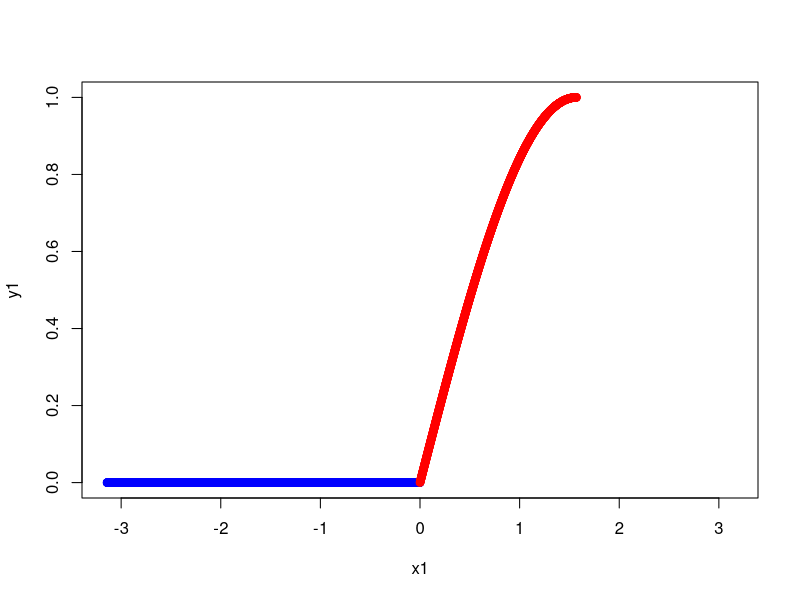
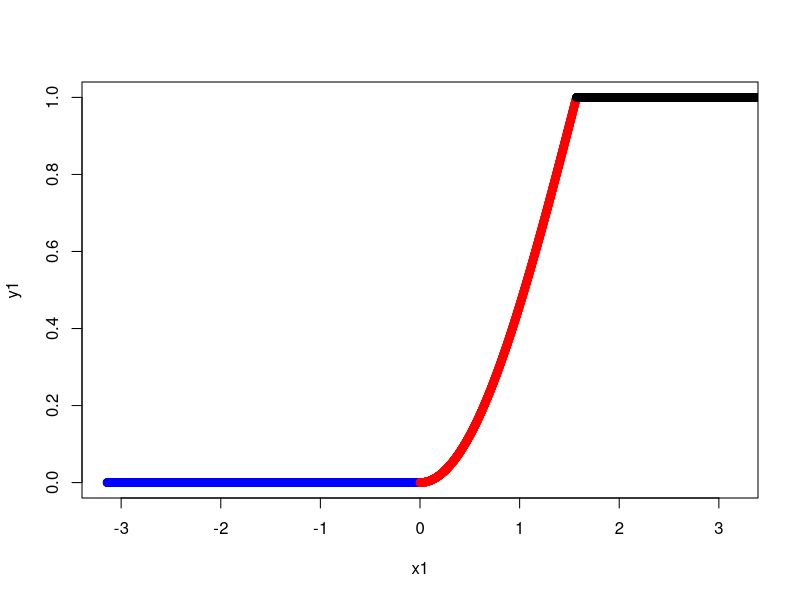
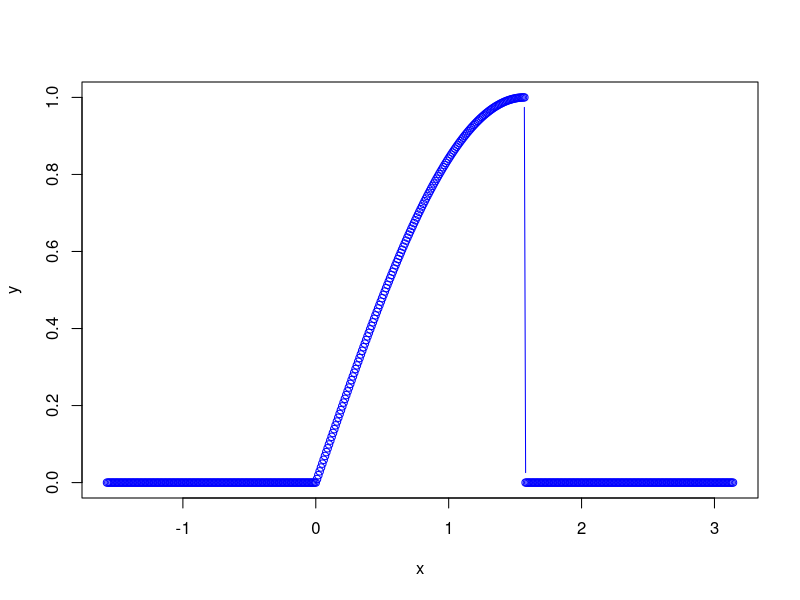
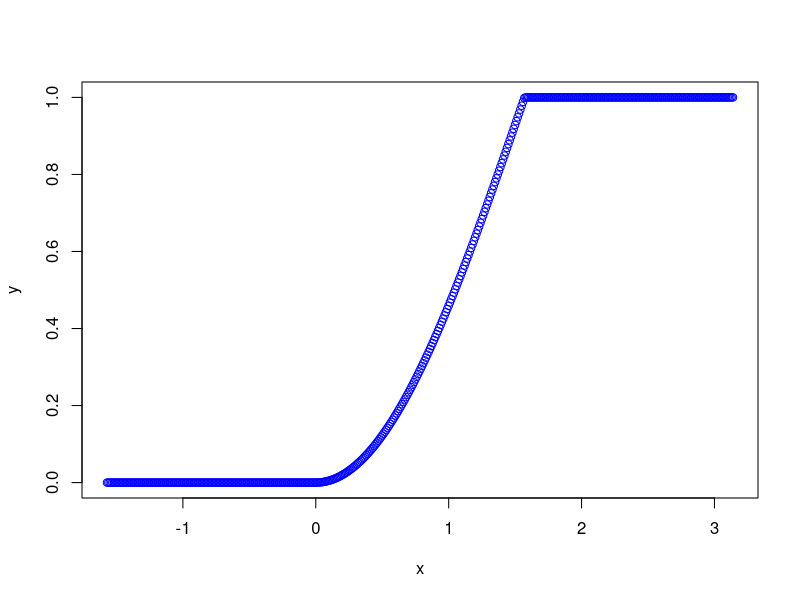

Here is the R script that generated these plots, in order: (Note: this script raises an error after producing the figures.)
## ---- chunk 1
#  fonction de répartition de d'epsilon le bruit
Fforet = function(x){
  if(x<0){
    return(0)
  }
  else{
    if((x>=0)&&(x<pi/2)){
      return (1-cos(x))
    }else{
      return(1)  
    }
  }
}


# Fonction inverse de la fonction de répartition
invForest = function(x){
  if((x>=0)&&(x<=1)){
    return(acos(1-x))
  }else{
    return(0)  
  }
}

# fonction pour avoir la quantile d'ordre q
qForest = function(p){
  # car q = F^-1(p) et p = F(q)
  return(invForest(p))
}

# fonction pour avoir la probabilité
pForest = function(q){
  return(Fforet(q))
}

# fonction densité
dForest = function(x, log=FALSE){
  if((x>0)&&(x<pi/2)){
    if(log==TRUE){
      return(log(sin(x)))
    }else{
      return(sin(x))  
    }
  }else{
    return(0)
  }
}

# fonction pour générer les nombres aléatoires tirés de cette loi
rForest = function(n){
  return(invForest(runif(n)))
}
## ---- chunk 2
# Partie 2 : Test des fonction et représentation des histogrammes
# 
# on génère des nombres entre -pi et pi afin de représenter la première partie de f(x)
x1 = seq(from=-pi, to=0, by = .001)
y1 = rep(0, length(x1))
plot(x1,y1, xlim = c(-pi,pi),ylim=c(0,1),col="blue")
# on génères des nombres entre 0 et pi/2 afin de représenter la seconde partie de f(x)
x2 = seq(from=0, to=pi/2, by=.001)
points(x2, sin(x2), type='b', col="red")

# cette combinaison nous produit la fonction de densité de f
## ---- chunk 3
# cette dernière sera découpée en 3 parties d'après nos calculs

x1 = seq(from=-pi, to=0, by = .001)
y1 = rep(0, length(x1))
plot(x1,y1, xlim = c(-pi,pi),ylim=c(0,1),col="blue")
# on génères des nombres entre 0 et pi/2 afin de représenter la seconde partie de f(x)
x2 = seq(from=0, to=pi/2, by=.001)
points(x2, (1-cos(x2)), type='b', col="red")

# enfin, on génère des nombres de pi/2 à 5 par exemple dont l'ordonée sera 1
x3 = seq(from=pi/2, to=5, by = .001)
y3 = rep(1, length(x3))
points(x3,y3)
## ---- chunk 4
# on génère des nombres dans [-pi/2; pi]

x = seq(from=-pi/2, to=pi, by=.01)
y = rep(0, length(x))
# pour chaque x, on applique la fonction dForest
for(i in 1:length(x))
  y[i] = dForest(x[i])

plot(x,y, col="blue", type = "b")
## ---- chunk 5
# on génère des nombres dans [-pi/2; pi]

x = seq(from=-pi/2, to=pi, by=.01)
y = rep(0, length(x))
# pour chaque x, on applique la fonction dForest
for(i in 1:length(x))
  y[i] = Fforet(x[i])

plot(x,y, col="blue", type = "b")

## ---- chunk 6
D = 150
r=.3
X0 = rnorm(1.,10.)
X = rep(X0,51)
# initialisation du seed
set.seed(20)
eps_k = rForest(50)
for(i in 2:51){
  X[i] = (D^(1-exp(-r))* X[i-1]^(exp(-r)))*eps_k[i]
}
plot(X,type = 'l', col="blue")

## ---- chunk 7
kmax = 50
nbRealisations = 10
newTrajectory = function(){
  X0 = rnorm(1,10)
  X = rep(X0,kmax+1)
  e_k = rForest(kmax)
  for(i in 1:kmax){
    X[i+1] = (D^(1-exp(-r))* X[i]^(exp(-r)))*e_k[i]
  } 
  return(X)
}

M = matrix(0, nrow = nbRealisations, ncol = kmax+1)
for(i in 1:nbRealisations){
  M[i,] = newTrajectory()
}

plot(M[1,], type = 'l')
for(i in 2:nbRealisations){
  points(M[i,], type = 'l')
}

## ---- chunk 8
# initialisation du seed
set.seed(20)
X_logNorm = rep(X0,51)
eps_k_lg = rlnorm(50,0,.02)
for(i in 2:51){
  X_logNorm[i] = (D^(1-exp(-r))* X_logNorm[i-1]^(exp(-r)))*eps_k_lg[i]
}
plot(X_logNorm,type = 'l', col="red")

